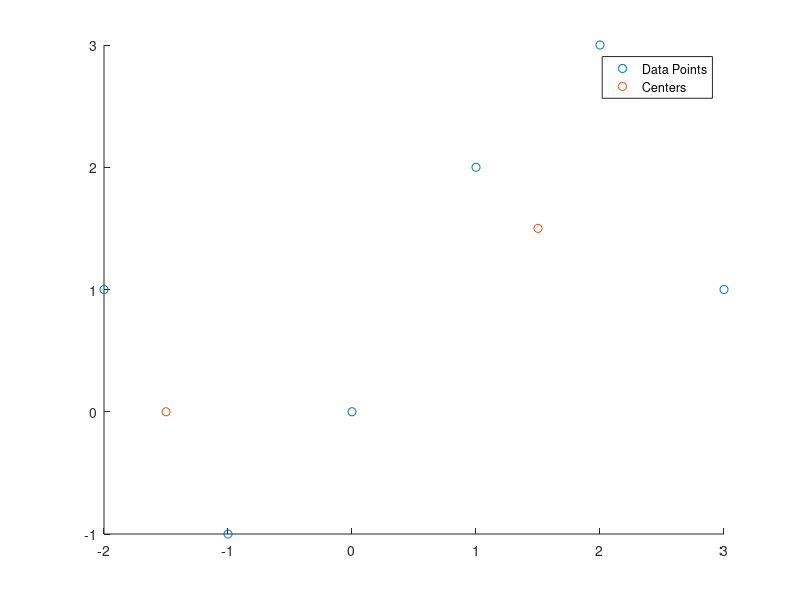

This figure's MATLAB source:
% This program is for generic K means clustering. 
% Number of iterations = t. Number of classes = K.
% Data set = D, where each sample is a column vector.
% mu are the initial centers as column vectors.
% Scripted by Mike C.
% Data entry
D = [0 1 -1 2 -2 3;0 2 -1 3 1 1]; 
mu = [-1 2; 3 0];

% Parameters
K = 2;
Dlength = length(D);
muheight = size(mu,1);
r = zeros(Dlength,K);
distR = zeros(Dlength,K);
t = 2; % How many iterations you want.

for w = 1:t
% Calc dist
for m = 1:Dlength
    for l = 1:K
    distR(m,l) = norm(D(:,m)-mu(:,l));
    end
end
% Calc r matrix
r = zeros(Dlength,K);
[M,indexL] = max(distR,[],2);
for m = 1:Dlength
    r(m,indexL(m)) = r(m,indexL(m))+1; 
end
sumC = zeros(muheight,K);
countC = zeros(K,1);
for m = 1:Dlength
    sumC(:,indexL(m)) = sumC(:,indexL(m)) + D(:,m);
    countC(indexL(m),1) = countC(indexL(m),1) + 1; % CountC is column vector 
end
for m = 1:K
mu(:,m) = sumC(:,m)./countC(m,1);
end
end
% Plotting
scatter(D(1,:),D(2,:))
hold on
scatter(mu(1,:),mu(2,:))
legend('Data Points','Centers')
hold off
